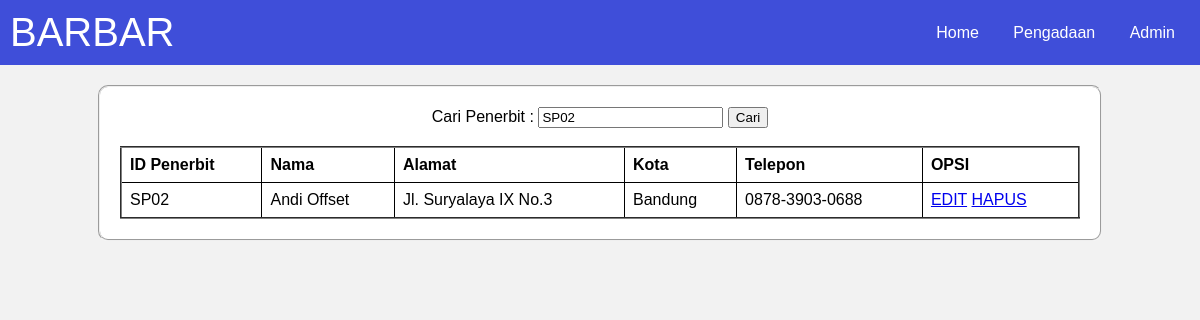
Screenshot of /Penerbit.php?kata_cari=SP02 with the database file from the repository.
### tables this page shows
CREATE TABLE `penerbit` (
  `id_penerbit` varchar(20) NOT NULL,
  `nama` varchar(50) NOT NULL,
  `alamat` varchar(50) NOT NULL,
  `kota` varchar(20) NOT NULL,
  `telepon` varchar(20) NOT NULL
);

### Penerbit.php (the view, shortened to what this page needs)
<!DOCTYPE html>
<html>
<head>
</head>
<body>
<nav>
        <div id="terraBook">BARBAR</div>
        <div>
            <a href="Index.php">Home</a>
            <a href="Penerbit.php">Pengadaan</a>
            <a href="Admin.php">Admin</a>
        </div>
    </nav>
    <fieldset>
    <form method="GET" action="index.php" style="text-align: center;">
        <label>Cari Penerbit : </label>
        <input type="text" name="kata_cari" value="<?php if(isset($_GET['kata_cari'])) { echo
        $_GET['kata_cari']; } ?>" />
        <button type="submit">Cari</button>
    </form>
        <br>
        <table border="2">
            <thead>
                <tr>
                    <th>ID Penerbit</th>
                    <th>Nama</th>
                    <th>Alamat</th>
                    <th>Kota</th>
                    <th>Telepon</th>
                    <th>OPSI</th>
                </tr>
            </thead>
            <tbody>
                <?php
                include 'koneksi.php';
                if(isset($_GET['kata_cari'])) {
                    $kata_cari = $_GET['kata_cari'];
                    $query = "SELECT * FROM penerbit WHERE id_penerbit like '%".$kata_cari."%' OR
                        nama like '%".$kata_cari."%' ORDER BY id_penerbit ASC";
                } else {
                    $query = "SELECT * FROM penerbit ORDER BY id_penerbit ASC";
                }
                $result = mysqli_query($koneksi, $query);
                while ($row = mysqli_fetch_assoc($result)) {
                ?>
                <tr>
                    <td><?php echo $row['id_penerbit']; ?></td>
                    <td><?php echo $row['nama']; ?></td>
                    <td><?php echo $row['alamat']; ?></td>
                    <td><?php echo $row['kota']; ?></td>
                    <td><?php echo $row['telepon']; ?></td>
                    <td>
                        <a href="Edit_penerbit.php?id_penerbit=<?php echo $row['id_penerbit']; ?>">EDIT</a>
                        <a href="Delete_penerbit.php?id_penerbit=<?php echo $row['id_penerbit']; ?>">HAPUS</a>
                    </td>
                </tr>
                <?php
                }
                ?>
            </tbody>
        </table>
    </fieldset>
</body>
</html>

### Penerbit.php (style rules this page uses)
body { font-family: Arial, sans-serif; background-color: #f2f2f2; margin: 0; padding: 0; }
nav { background-color: #3f4ed9; overflow: hidden; display: flex; justify-content: space-between; align-items: center; padding: 10px; }
nav a { color: white; text-align: center; text-decoration: none; padding: 10px; margin: 0 5px; }
#terraBook { font-size: 40px; font-family: 'Arial', sans-serif; color: white; }
fieldset { width: 80%; margin: auto; margin-top: 20px; background-color: white; padding: 20px; border-radius: 10px; }
table { width: 100%; border-collapse: collapse; }
th, td { border: 1px solid black; padding: 8px; text-align: left; }

### rows the page displays
penerbit: id_penerbit "SP02", nama "Andi Offset", alamat "Jl. Suryalaya IX No.3", kota "Bandung", telepon "0878-3903-0688"
